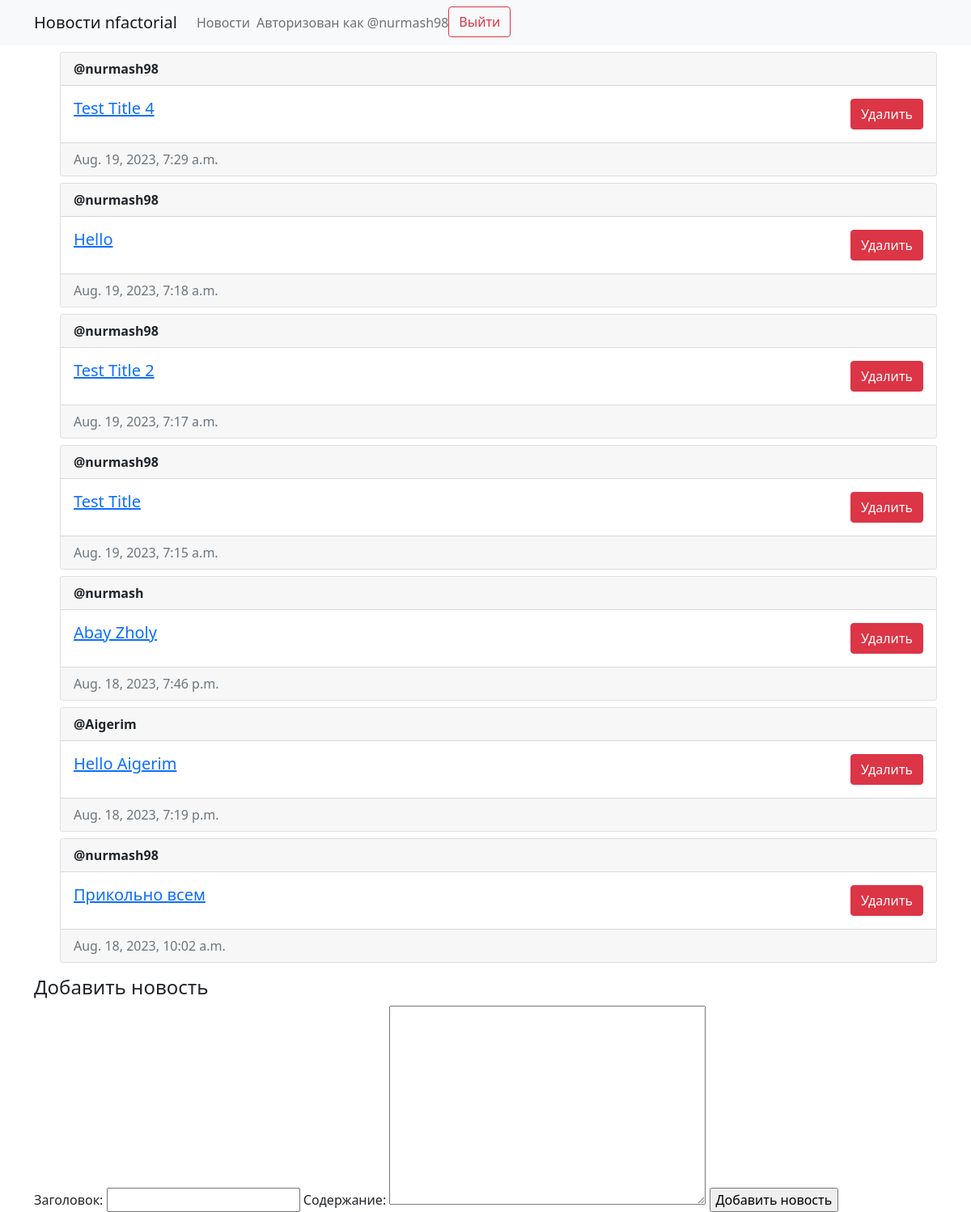
The app's page /news/ (signed in) with its own data.
### news/models.py (models this page shows, shortened)
class News(models.Model):
    author = models.ForeignKey(User, on_delete=models.CASCADE)
    title = models.CharField(max_length=200)
    content = models.TextField()
    created_at = models.DateTimeField(auto_now_add=True)

### news/views.py (the view, shortened to what this page needs)
# urls.py: path('', views.NewsView.as_view(),  name='news'),
class NewsView(View):
    def get(self, request):
        news = News.objects.all().order_by('-created_at')
        form = NewsForm()
        return render(request, 'news/index.html', {'list_news': news, 'form': form})

### news/models.py
class NewsForm(forms.ModelForm):
    class Meta:
        model = News
        fields = ['title', 'content']
        labels = {
            'title' : 'Заголовок',
            'content' : 'Содержание'
        }

### news/templates/news/index.html (shortened to what this page needs)
{% extends 'news/base.html' %}
    {% block nav %}
    <ol>
        {% for news in list_news %}
            <div class="card mt-2">
                <div class="card-header"><strong>@{{ news.author.username }}</strong></div>
                <div class="card-body d-flex flex-row justify-content-between">
                  <div>
                    <h5 class="card-title">
                        <a href="{% url 'news:news_detail' news.id %}">{{news.title}}</a>
                    </h5>
                  </div>
                  <div>
                    {% if user == news.author or perms.news.delete_news %}
                        <form action="{% url 'news:delete_news' news.id %}" method="post">
                            <button type="submit" class="btn btn-danger" >Удалить</button>
                        </form>
                    {% endif %}
                  </div>
                </div>
                <div class="card-footer text-muted">{{news.created_at}}</div>
              </div>
        {% empty %}
            <p>Нет новости</p>
        {% endfor %}
    </ol>
    {% endblock %}
    {% block comments_news %}
        <h4>Добавить новость</h4>
        <form method = "post">
            {{ form }}
            <input type="submit" value="Добавить новость">
        </form>
    {% endblock %}

### news/templates/news/base.html (shortened to what this page needs)
<!DOCTYPE html>
<html lang="en">
<head>
    <link rel="stylesheet" href="https://cdn.jsdelivr.net/npm/bootstrap@5.0.2/dist/css/bootstrap.min.css">
</head>
<body>
    <nav class="navbar navbar-expand-lg navbar-light bg-light">
        <div class="container">
            <a class="navbar-brand" href="#">Новости nfactorial</a>
            <div class="collapse navbar-collapse" id="navbarNav">
                <ul class="navbar-nav mr-auto">
                    <li class="nav-item">
                        <a class="nav-link" href="/news">Новости</a>
                    </li>
                    {% if user.is_authenticated %}
                    <span class="navbar-text">
                        Авторизован как @{{ user.username }}
                    </span>
                    <li class="nav-item">
                        <a class="btn btn-outline-danger" href="{% url 'logout' %}">Выйти</a>
                    </li>
                    {% else %}
                    <li class="nav-item">
                        <a class="btn btn-outline-primary" href="{% url 'login' %}">Войти</a>
                    </li>
                    {% endif %}
                </ul>
            </div>
        </div>
    </nav>
    <div class="container">
        {% block nav %}{% endblock %}
    </div>
    <div class="container">
            {% if user.is_authenticated %}
                {% block comments_news %}{% endblock %}
            {% else %}
                <div class="alert alert-danger" role="alert">
                    Вы не авторизованы!
                </div>
            {% endif %}
    </div>
</body>
</html>

### records on screen
News: author.username "nurmash98", title "Test Title 4", shows "Удалить", created_at "Aug. 19, 2023, 7:29 a.m."
News: author.username "nurmash98", title "Hello", shows "Удалить", created_at "Aug. 19, 2023, 7:18 a.m."
News: author.username "nurmash98", title "Test Title 2", shows "Удалить", created_at "Aug. 19, 2023, 7:17 a.m."
News: author.username "nurmash98", title "Test Title", shows "Удалить", created_at "Aug. 19, 2023, 7:15 a.m."
News: author.username "nurmash", title "Abay Zholy", shows "Удалить", created_at "Aug. 18, 2023, 7:46 p.m."
News: author.username "Aigerim", title "Hello Aigerim", shows "Удалить", created_at "Aug. 18, 2023, 7:19 p.m."
News: author.username "nurmash98", title "Прикольно всем", shows "Удалить", created_at "Aug. 18, 2023, 10:02 a.m."

### other values on screen
{{ user.username }} "nurmash98"
